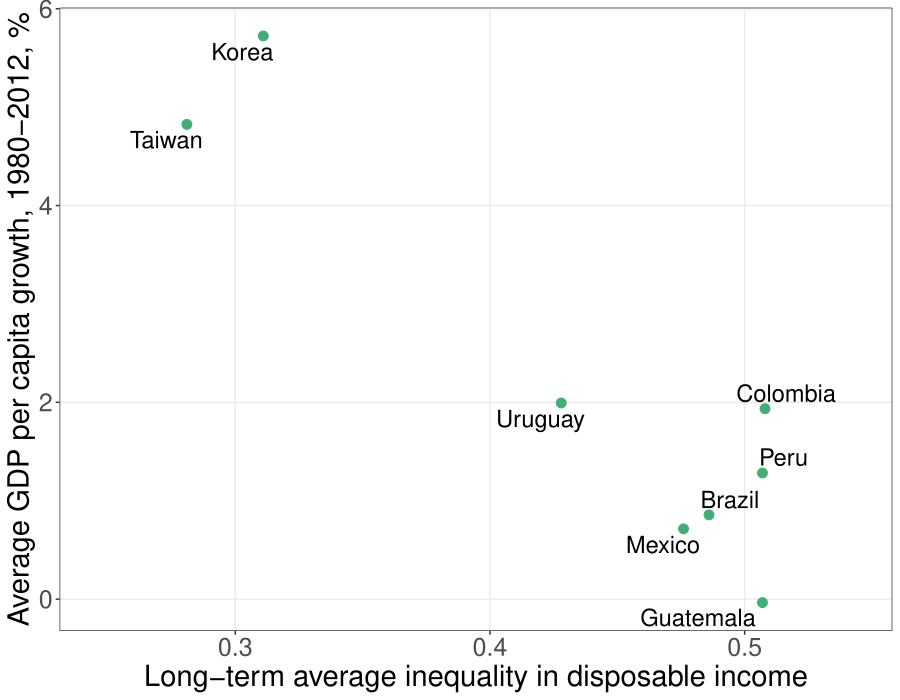

This chart was generated by the following R code:
library(tidyverse)
library(ggrepel)
library(readxl)

inGDP2 <- read_excel("capitalism/ineq_growth_dev.xlsx")

Devplot <- 
  inGDP2 %>%
  ggplot(aes(x = avgini, y = avgdpgrowth)) +
  geom_point(color = COLA[4], size = 3) +
  geom_text_repel(aes(label = country), size = 7, point.padding = 0.09) + 
  theme_bw() + 
  ylab("Average GDP per-capita growth, 1980-2012, %") + 
  xlab("Long-term average inequality in disposable income") + 
  scale_x_continuous(expand = c(0, .05)) + 
  theme(panel.grid.minor = element_blank(),
        axis.title = element_text(size = 21),
        axis.text = element_text(size = 18))
#scale_y_continuous(expand = c(0, ))
Devplot

ggsave("capitalism/ineq_gdp_dev.pdf", width = 9, height = 7)
